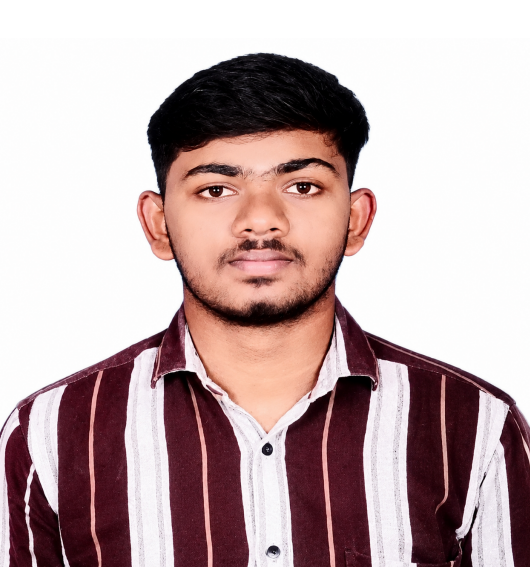
#> input picture test_image_exer001.png, 530 x 567 px
$ jupyter execute 'Image Handling and Pixel Transformation using OpenCV.ipynb'
#> lines starting #> are read from the running program, lines starting #| are printed output that depends on the picture
# EXPT 01: Image Handling and Pixel Transformations using OpenCV

### Name: Chidroop M J
### Reg. no: 212225240029

[cell 1]
import cv2
import matplotlib.pyplot as plt

[cell 2]
img = cv2.imread('test_image_exer001.png', cv2.IMREAD_COLOR)
#> img is the input picture: shape (567, 530, 3); mean B, G, R 170.3, 169.7, 191

[cell 3]
img_rgb = cv2.cvtColor(img, cv2.COLOR_BGR2RGB)

[cell 4]
plt.imshow(img_rgb, cmap='viridis')
plt.title("Original Image")
plt.axis('off')
plt.show()

[cell 5]
image = cv2.imread('test_image_exer001.png')

[cell 6]
img_rgb = cv2.cvtColor(img, cv2.COLOR_BGR2RGB)

[cell 7]
img_rgb.shape
#> Out = (567, 530, 3)

[cell 8]
line_img1 = cv2.line(img_rgb, (0, 0), (530, 567), (255, 0, 0), 10)
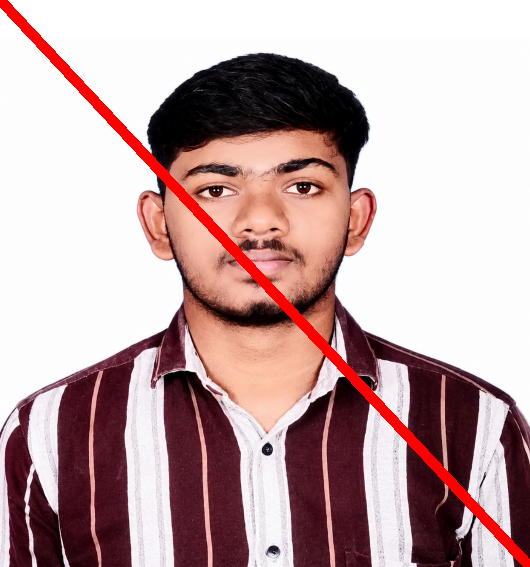
#> line_img1: shape (567, 530, 3); mean R, G, B 192.8, 165.3, 166
line_img2 = cv2.line(line_img1, (0, 567), (530, 0), (255, 0, 0), 10)
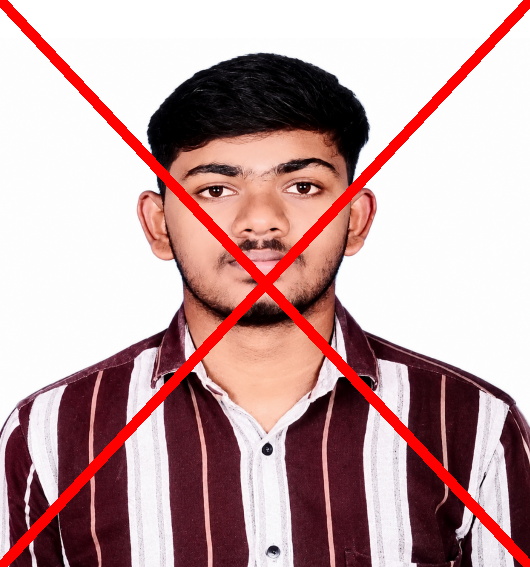
#> line_img2: shape (567, 530, 3); mean R, G, B 194.5, 161.1, 161.8

[cell 9]
plt.imshow(line_img2, cmap='viridis')
plt.title("Image with Line")
plt.axis('off')
plt.show()

[cell 10]
image = cv2.imread('test_image_exer001.png')
img_rgb = cv2.cvtColor(img, cv2.COLOR_BGR2RGB)

[cell 11]
img_rgb.shape
#> Out = (567, 530, 3)

[cell 12]
circle_img = cv2.circle(img_rgb,(255,190),150,(255,0,0),10)
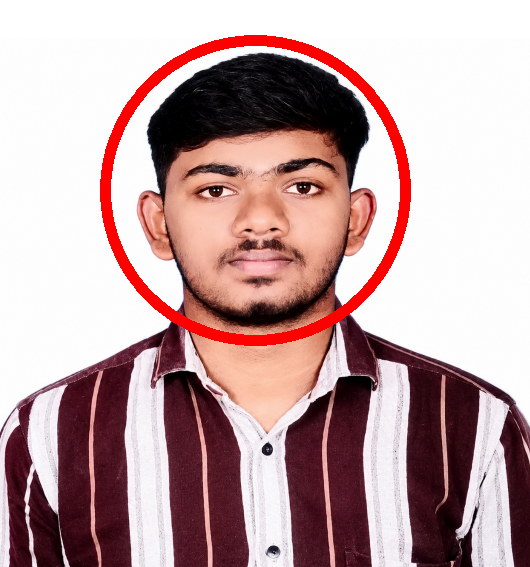
#> circle_img: shape (567, 530, 3); mean R, G, B 191.4, 161.7, 162.5

[cell 13]
plt.imshow(circle_img, cmap='viridis')
plt.title("Image with Circle")
plt.axis('off')
plt.show()

[cell 14]
image = cv2.imread('test_image_exer001.png')
img_rgb = cv2.cvtColor(img, cv2.COLOR_BGR2RGB)

[cell 15]
img.shape
#> Out = (567, 530, 3)

[cell 16]
rectangle_img = cv2.rectangle(img_rgb, (90, 30), (420, 350), (0, 0, 255), 10)
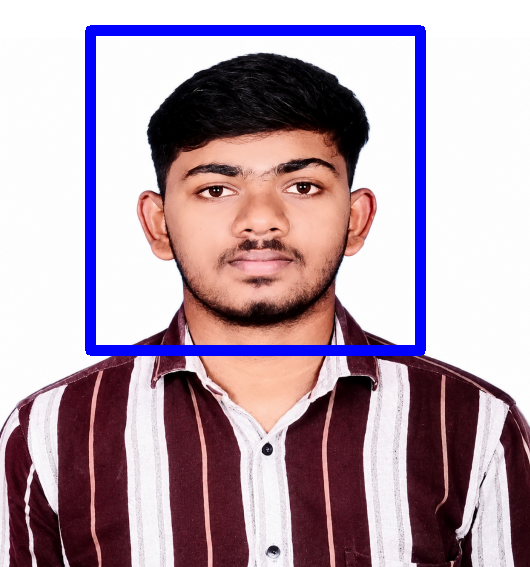
#> rectangle_img: shape (567, 530, 3); mean R, G, B 179.9, 159.1, 171.9

[cell 17]
plt.imshow(rectangle_img, cmap='viridis')
plt.title("Image with Rectangle")
plt.axis('off')
plt.show()

[cell 18]
image = cv2.imread('test_image_exer001.png')
img_rgb = cv2.cvtColor(img, cv2.COLOR_BGR2RGB)

[cell 19]
text_img = cv2.putText(img_rgb, "Chidroop M J", (10, 30), cv2.FONT_HERSHEY_SIMPLEX, 1, (0, 0, 0), 10)

[cell 20]
plt.imshow(text_img, cmap='viridis')
plt.title("Image with Text")
plt.axis('off')
plt.show()

[cell 21]
image = cv2.imread('test_image_exer001.png')

[cell 22]
image_rgb = cv2.cvtColor(image, cv2.COLOR_BGR2RGB)

[cell 23]
plt.imshow(image_rgb)
plt.title("Original RGB Image")
plt.axis("off")

[cell 24]
image_hsv = cv2.cvtColor(image_rgb, cv2.COLOR_RGB2HSV)
#> image_hsv: shape (567, 530, 3); mean H, S, V 66.2, 64.4, 191.2

[cell 25]
plt.imshow(image_hsv)
plt.title("HSV Image")
plt.axis("off")

[cell 26]
image_gray = cv2.cvtColor(image_rgb, cv2.COLOR_RGB2GRAY)
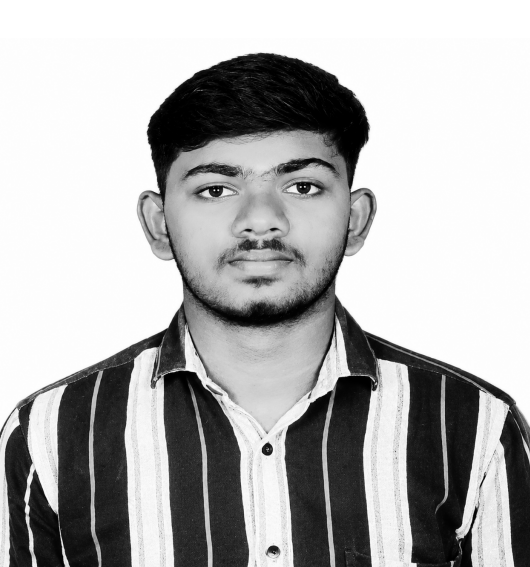
#> image_gray: shape (567, 530); min 0, max 255, mean 176.1

[cell 27]
plt.imshow(image_gray, cmap='gray')
plt.title("Grayscale Image")
plt.axis("off")

[cell 28]
image_ycrcb = cv2.cvtColor(image_rgb, cv2.COLOR_RGB2YCrCb)
#> image_ycrcb: shape (567, 530, 3); mean of channels 0, 1, 2 176.1, 138.7, 124.7

[cell 29]
plt.imshow(image_ycrcb)
plt.title("YCrCb Image")
plt.axis("off")

[cell 30]
image_hsv_to_rgb = cv2.cvtColor(image_hsv, cv2.COLOR_HSV2RGB)

[cell 31]
plt.imshow(image_hsv_to_rgb)
plt.title("HSV to RGB Image")
plt.axis("off")

[cell 32]
image[200:500, 200:500] = [255, 255, 255]
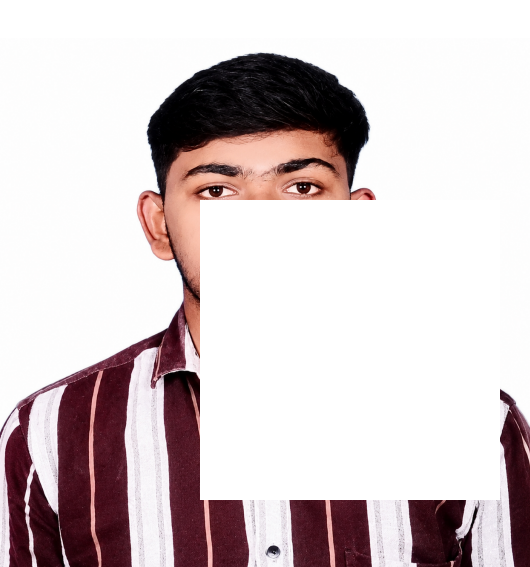
#> image: shape (567, 530, 3); mean B, G, R 201.6, 200.3, 211.5

[cell 33]
image_rgb = cv2.cvtColor(image, cv2.COLOR_BGR2RGB)

[cell 34]
plt.imshow(image_rgb)
plt.title("Image with 300x300 White Block")
plt.axis("off")
plt.show()

[cell 35]
image = cv2.imread('test_image_exer001.png')

[cell 36]
image.shape
#> Out = (567, 530, 3)

[cell 37]
resized_image = cv2.resize(image, (768 // 2, 600 // 2))  # (new_width, new_height)
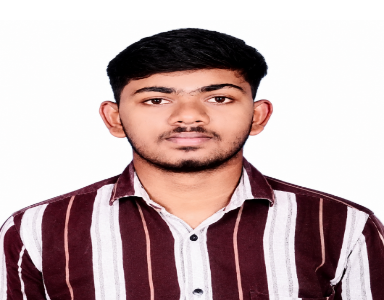
#> resized_image: shape (300, 384, 3); mean B, G, R 170.3, 169.6, 190.9

[cell 38]
resized_image_rgb = cv2.cvtColor(resized_image, cv2.COLOR_BGR2RGB)

[cell 39]
resized_image_rgb.shape
#> Out = (300, 384, 3)

[cell 40]
plt.imshow(resized_image_rgb)
plt.title("Resized Image (Half Size)")
plt.axis("off")
plt.show()

[cell 41]
image = cv2.imread('test_image_exer001.png')

[cell 42]
image.shape

[cell 43]
roi = image[50:350, 50:350]
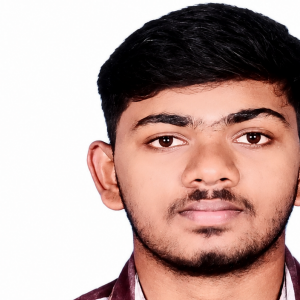
#> roi: shape (300, 300, 3); mean B, G, R 154.3, 160.6, 187.6

[cell 44]
roi_rgb = cv2.cvtColor(roi, cv2.COLOR_BGR2RGB)

[cell 45]
plt.imshow(roi_rgb)
plt.title("Cropped Region of Interest (ROI)")
plt.axis("off")
plt.show()

[cell 46]
image = cv2.imread('test_image_exer001.png')

[cell 47]
flipped_horizontally = cv2.flip(image, 1)
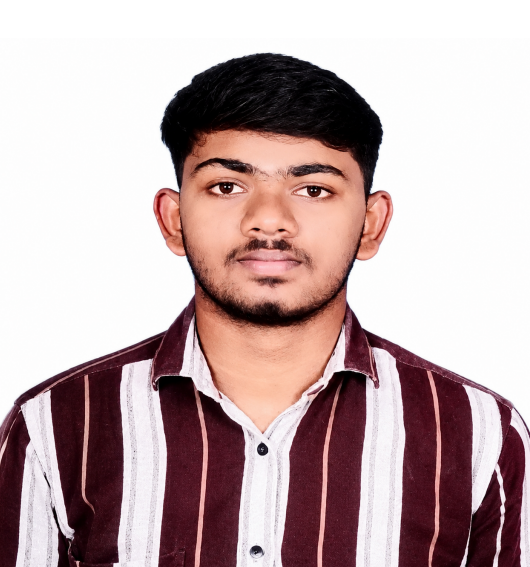
#> flipped_horizontally: shape (567, 530, 3); mean B, G, R 170.3, 169.7, 191

[cell 48]
flipped_horizontally_rgb = cv2.cvtColor(flipped_horizontally, cv2.COLOR_BGR2RGB)

[cell 49]
plt.imshow(flipped_horizontally_rgb)
plt.title("Flipped Horizontally")
plt.axis("off")

[cell 50]
flipped_vertically = cv2.flip(image, 0)
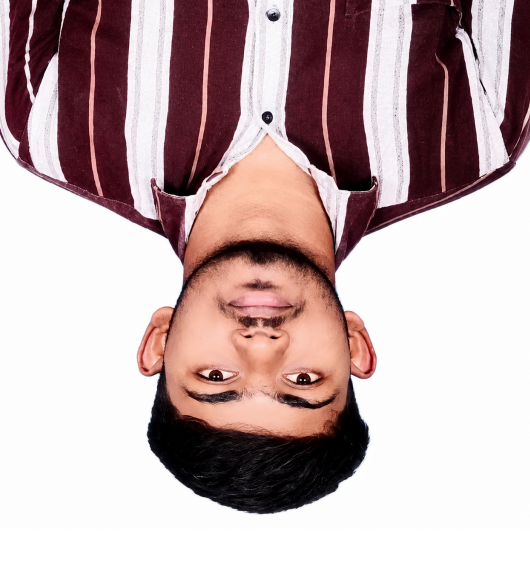
#> flipped_vertically: shape (567, 530, 3); mean B, G, R 170.3, 169.7, 191

[cell 51]
flipped_vertically_rgb = cv2.cvtColor(flipped_vertically, cv2.COLOR_BGR2RGB)
